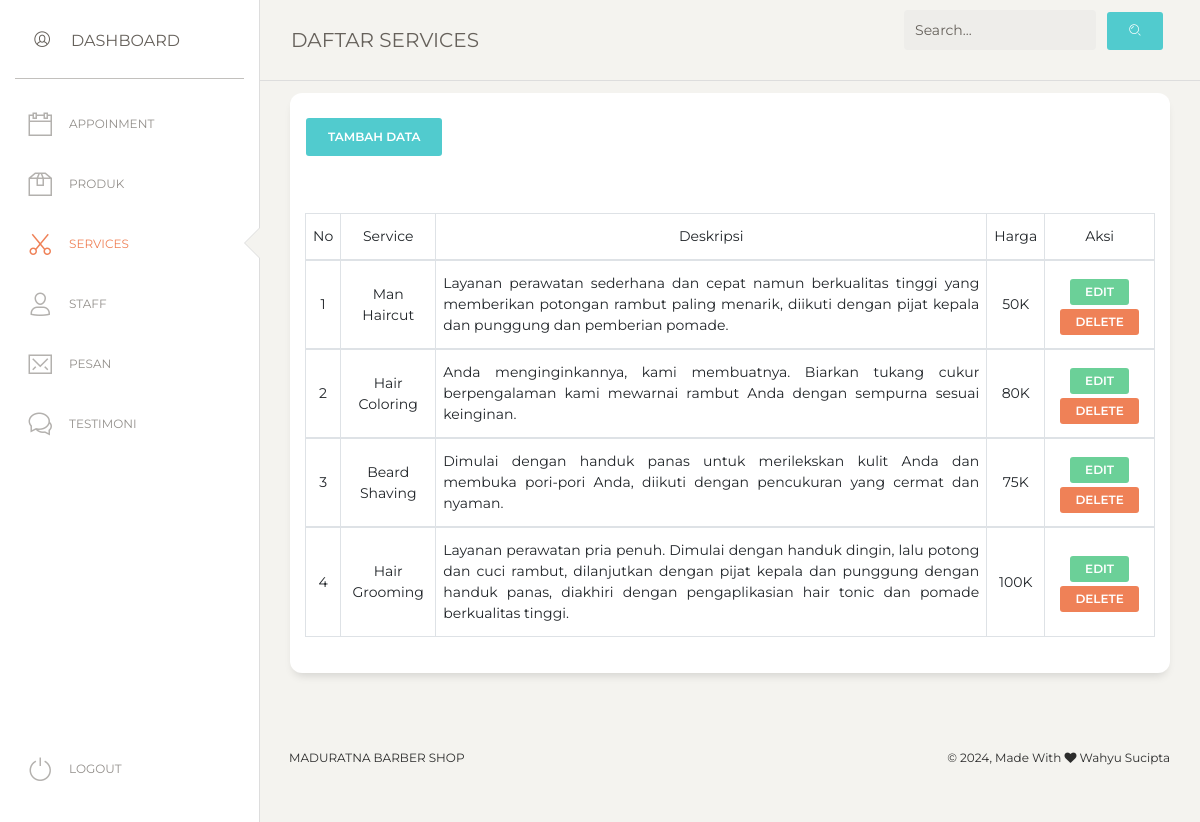
Screenshot of /admin/service/view.php (signed in) with the database file from the repository.
### tables this page shows
CREATE TABLE `tb_service` (
  `id_service` int(11) NOT NULL,
  `nama` varchar(100) NOT NULL,
  `harga` varchar(250) NOT NULL,
  `desc_service` text NOT NULL
);

### admin/service/view.php (the view, shortened to what this page needs)
<?php
    require_once "../../config/conn.php";
    if(isset($_POST['search'])){
        $a = $_POST['keyword'];
        $query = mysqli_query($conn, "SELECT * FROM tb_service WHERE nama LIKE '%$a%'");
    }
    else{
        $query = mysqli_query($conn, "SELECT * FROM tb_service");
    }
?>
<!DOCTYPE html>
<html lang="en">
<head>
  <link href="https://maxcdn.bootstrapcdn.com/font-awesome/latest/css/font-awesome.min.css" rel="stylesheet">
  <link href="../assets/css/bootstrap.min.css" rel="stylesheet" />
  <link href="../assets/css/paper-dashboard.css?v=2.0.1" rel="stylesheet" />
  <link href="../assets/demo/demo.css" rel="stylesheet" />
  <link rel="stylesheet" href="../css/nav.css">
</head>
<body class="">
  <div class="wrapper ">
    <div class="sidebar" data-color="white" data-active-color="danger">
      <div class="logo">
        <a class="simple-text logo-mini">
          <div class="logo-image-small pt-1">
            <i class="nc-icon nc-circle-10"></i>
          </div>
        </a>
        <a href="" class="simple-text logo-normal">
          Dashboard
        </a>
      </div>
      <div class="sidebar-wrapper">
        <ul class="nav">
          <li>
            <a href="../app/view.php">
              <i class="nc-icon nc-calendar-60"></i>
              <p>APPOINMENT</p>
            </a>
          </li>
          <li>
            <a href="../produk/view.php">
              <i class="nc-icon nc-box-2"></i>
              <p>Produk</p>
            </a>
          </li>
          <li class="active">
            <a href="view.php">
            <i class="nc-icon nc-scissors"></i>
              <p>Services</p>
            </a>
          </li>
          <li>
            <a href="../staff/view.php">
              <i class="nc-icon nc-single-02"></i>
              <p>Staff</p>
            </a>
          </li>
          <li>
            <a href="../pesan/view.php">
              <i class="nc-icon nc-email-85"></i>
              <p>Pesan</p>
            </a>
          </li>
          <li>
            <a href="../testimoni/view.php">
              <i class="nc-icon nc-chat-33"></i>
              <p>Testimoni</p>
            </a>
          </li>
          <li class="active-pro">
          <a href="../process/logout.php">
              <i class="nc-icon nc-button-power"></i>
              <p>Logout</p>
            </a>
          </li>
        </ul>
      </div>
    </div>
    <div class="main-panel">
      <nav class="navbar navbar-expand-lg navbar-absolute fixed-top navbar-transparent">
        <div class="container-fluid">
          <div class="navbar-wrapper">
            <a class="navbar-brand" href="">DAFTAR SERVICES</a>
          </div>
          <form action="" method="POST">
            <div class="collapse navbar-collapse justify-content-end" id="navigation">
                <div class="input-group no-border">
                  <input type="teext" name="keyword" class="form-control" placeholder="Search...">
                </div>
                <ul class="navbar-nav">
                  <li class="nav-item">
                    <button type="submit" name="search" class="btn btn-primary"><i class="nc-icon nc-zoom-split"></i></button>
                  </li>
                </ul>
            </div>
          </form>
        </div>
      </nav>
      <div class="content">
        <div class="row">
          <div class="col-md-12">
            <div class="card">
              <div class="card-header mb-3">
                <div class="row">
                  <div class="col-6">
                    <button type="submit" class="btn btn-primary" data-toggle="modal" data-target=".bd-example-modal-lg">Tambah Data</button>
                  </div>
                </div>
              </div>
              <div class="card-body">
                <div class="table-responsive">
                  <table class="table">
                    <table class="table table-hover table-bordered">
                        <thead align="center">
                            <td>No</td>
                            <td>Service</td>
                            <td>Deskripsi</td>
                            <td>Harga</td>
                            <td>Aksi</td>
                        <?php
                            $i = 1;
                            foreach ($query as $sql) :
                        ?>
                        <tbody align="center">
                            <td><?= $i++; ?></td>
                            <td><?= $sql['nama'] ?></td>
                            <td class="text-justify"><?= $sql['desc_service'] ?></td>
                            <td><?= $sql['harga'] ?></td>
                            <td><a href="edit.php?id=<?=$sql['id_service']?>" class="btn btn-success btn-sm mt-1">EDIT</a>
                                <a onclick="return confirm('Yakin Ingin Menghapus Data Ini ?')" href="process/delete.php?id=<?=$sql['id_service']?>" class="btn btn-danger btn-sm mt-1">DELETE</a>
                            </td>
                        </tbody>
                        <?php endforeach; ?>
                  </table>
                </div>
              </div>
            </div>
          </div>
        </div>
      </div>
      <footer class="footer footer-black  footer-white ">
        <div class="container-fluid">
          <div class="row">
            <nav class="footer-nav">
              <ul>
                <li><a href="" target="_blank">Maduratna Barber Shop</a></li>
              </ul>
            </nav>
            <div class="credits ml-auto">
              <span class="copyright">
                © , Made With <i class="fa fa-heart heart"></i> Wahyu Sucipta
              </span>
            </div>
          </div>
        </div>
      </footer>
    </div>
  </div>
</body>
</html>

### admin/assets/demo/demo.css (style rules this page uses)
body { background-color: #f3f3f3; }
.sidebar .logo { padding: 15px; }
@media all and (min-width: 992px) { .sidebar .nav>li.active-pro { position: absolute; width: 100%; bottom: 10px; } }

### admin/css/nav.css (style rules this page uses)
* { padding: 0; margin: 0; text-decoration: none; list-style: none; box-sizing: border-box; }
body { font-family: montserrat; }
nav ul li { display: inline-block; line-height: 80px; margin: 0 5px; }
.footer-nav li { margin-top: -60px !important; }
nav ul li a { color: #444; font-size: 17px; padding: 7px 13px; border-radius: 3px; text-transform: uppercase; text-decoration: none !important; }
.navbar { margin-top: -20px !important; }
.navbar-brand { margin-top: 20px; }

### rows the page displays
tb_service: nama "Man Haircut", desc_service "Layanan perawatan sederhana dan cepat namun berkualitas tinggi yang memberikan potongan rambut paling menarik, diikuti dengan pijat kepala dan punggung dan pemberian pomade.", harga "50K"
tb_service: nama "Hair Coloring", desc_service "Anda menginginkannya, kami membuatnya. Biarkan tukang cukur berpengalaman kami mewarnai rambut Anda dengan sempurna sesuai keinginan.", harga "80K"
tb_service: nama "Beard Shaving", desc_service "Dimulai dengan handuk panas untuk merilekskan kulit Anda dan membuka pori-pori Anda, diikuti dengan pencukuran yang cermat dan nyaman.", harga "75K"
tb_service: nama "Hair Grooming", desc_service "Layanan perawatan pria penuh. Dimulai dengan handuk dingin, lalu potong dan cuci rambut, dilanjutkan dengan pijat kepala dan punggung dengan handuk panas, diakhiri dengan pengaplikasian hair tonic dan pomade berkualitas tinggi.", harga "100K"
